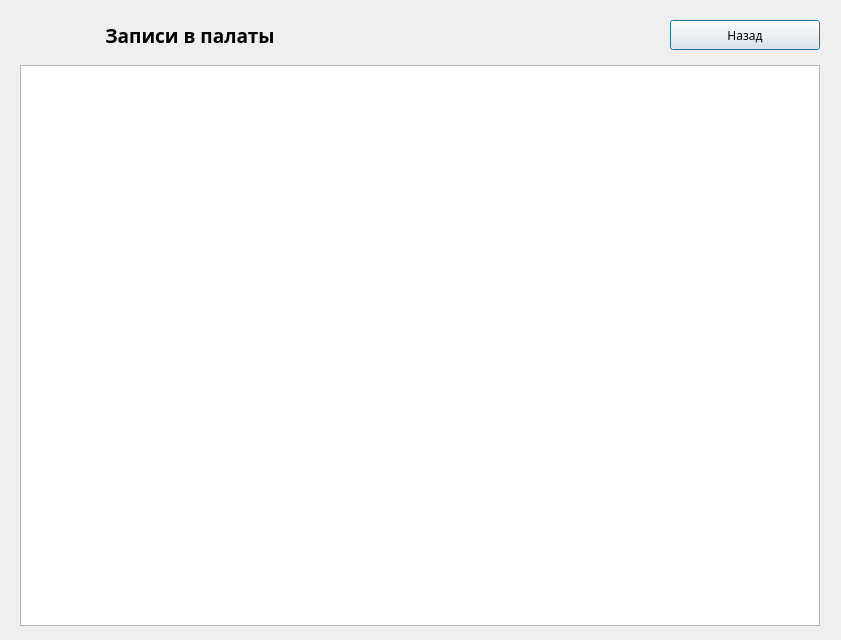
<?xml version="1.0" encoding="UTF-8"?>
<ui version="4.0">
 <class>recordingforwardlist</class>
 <widget class="QDialog" name="recordingforwardlist">
  <property name="geometry">
   <rect>
    <x>0</x>
    <y>0</y>
    <width>841</width>
    <height>640</height>
   </rect>
  </property>
  <property name="font">
   <font>
    <family>Gargi</family>
   </font>
  </property>
  <property name="windowTitle">
   <string>Записи в палаты</string>
  </property>
  <widget class="QLabel" name="lbFio_4">
   <property name="geometry">
    <rect>
     <x>90</x>
     <y>20</y>
     <width>200</width>
     <height>30</height>
    </rect>
   </property>
   <property name="maximumSize">
    <size>
     <width>200</width>
     <height>50</height>
    </size>
   </property>
   <property name="font">
    <font>
     <family>Gargi</family>
     <pointsize>14</pointsize>
     <weight>75</weight>
     <bold>true</bold>
    </font>
   </property>
   <property name="text">
    <string>Записи в палаты</string>
   </property>
   <property name="alignment">
    <set>Qt::AlignCenter</set>
   </property>
  </widget>
  <widget class="QTableWidget" name="twRecordingForWard">
   <property name="geometry">
    <rect>
     <x>20</x>
     <y>65</y>
     <width>800</width>
     <height>561</height>
    </rect>
   </property>
   <property name="minimumSize">
    <size>
     <width>800</width>
     <height>0</height>
    </size>
   </property>
   <property name="maximumSize">
    <size>
     <width>800</width>
     <height>800</height>
    </size>
   </property>
  </widget>
  <widget class="QPushButton" name="btnBack">
   <property name="geometry">
    <rect>
     <x>670</x>
     <y>20</y>
     <width>150</width>
     <height>30</height>
    </rect>
   </property>
   <property name="minimumSize">
    <size>
     <width>150</width>
     <height>30</height>
    </size>
   </property>
   <property name="maximumSize">
    <size>
     <width>150</width>
     <height>30</height>
    </size>
   </property>
   <property name="text">
    <string>Назад</string>
   </property>
  </widget>
 </widget>
 <resources/>
 <connections/>
</ui>
